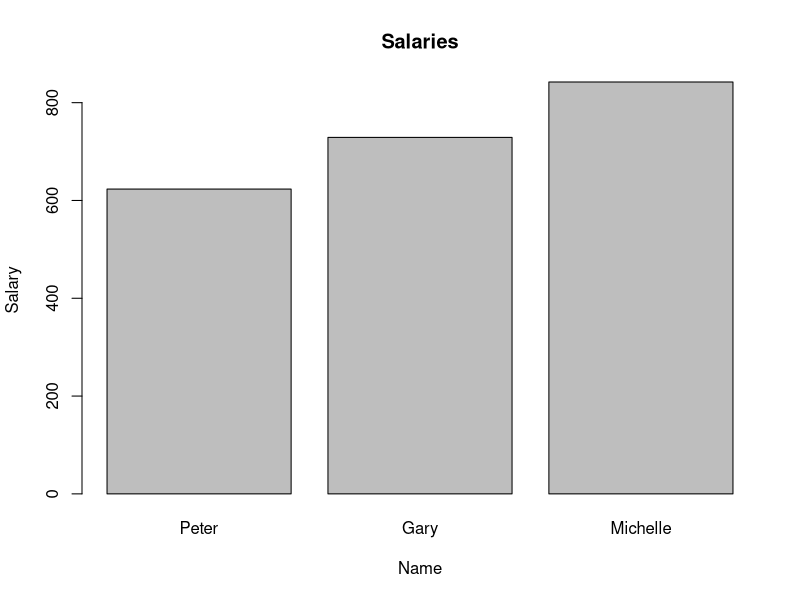
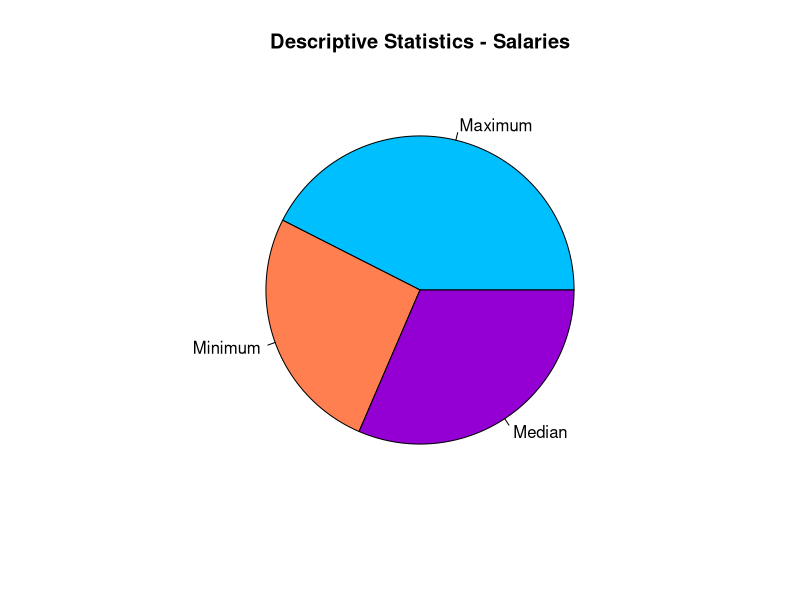

Here is the R script that generated these plots, in order:
# QUESTION 1: CREATING A MATRIX

# Create the first matrix
matrix1 <- matrix(c(7, 2, 9, 4, 12, 13), nrow = 2, ncol = 3)

# Create the second matrix
matrix2 <- matrix(c(1, 2, 3, 7, 8, 9, 12, 13, 14, 19, 20, 21), nrow = 3, ncol = 4)

# Matrix multiplication
matrix1%*%matrix2

# QUESTION 2: CREATING A DATAFRAME

# Create a dataframe
Data_Frame <- data.frame(
  id = c(1:5),
  name = c('Peter', 'Amy', 'Ryan', 'Gary', 'Michelle'),
  salary = c(623.30, 515.20, 611.00, 729.00, 842.25)
)

# Add department columns
DF_new <- cbind(Data_Frame, department = c('Accounting', 'Intern', 'HR', 'IT', 'Engineering'))

# Extract row 1,3,5 with column 2,3
DF_new2 <- Data_Frame[-c(2,4), -c(1,4)]

# PLOT ROW 1,4,5 AND LABEL WITH CORRESPONDING NAMES

# Set x-axis
x <- Data_Frame[-c(2,3), -c(1,3)]

# Set y-axis
y <- Data_Frame[-c(2,3), -c(1,2)]

# Plot barplot
barplot(y, names.arg = x, main="Salaries", xlab="Name", ylab="Salary")

# PLOT A PIE CHART

# Calculate max, min, median
max(Data_Frame$salary)
min(Data_Frame$salary)
median(Data_Frame$salary)

# Create a vector of labels
mylabel <- c("Maximum", "Minimum", "Median")

# Create a vector of colors
colors <- c("deepskyblue", "coral", "darkviolet")

# Create a vector of values using variables
x <- c(max(Data_Frame$salary), min(Data_Frame$salary), median(Data_Frame$salary))

# Display pie chart
pie(x, label = mylabel, main = "Descriptive Statistics - Salaries", col = colors)

# QUESTION 3

# for loop in R

# Set up a function
list_process <- function(x) {
  
  # Create empty list
  new_list <- list();
  
  # Add for loop to process each element of the list
  for (word in x) {
    
    # Step 1: lowercase each element of list
    word2 <- tolower(word)
    print(paste("Step 1:", word2))
    
    # Step 2: remove punctuation from each element of list
    word3 <- gsub("[[:punct:]]+","",word2)
    print(paste("Step 2:", word3))
  }
}

# Test for loop function
list_process(list("fiNals", "Exams!", "todAY", "Oh NO"))
list_process(list("WiLL", "i.", "finish?", "this", "ASSIGNMENT"))
list_process(list("YES!", "I WiLL.", "SURELY?", "Complete", "The", "Assignment"))

# if else in R

# Set up a function
list_process2 <- function(x) {
 
  # Use for loop to iterate through the list
  for (word in x) {
    # Set up if statement so that the list stops iterating at q or Q
    if (word == "q") {
      print("Thank you! That's all.")
      break
    }
    else if (word == 'Q') {
      print("Thank you! That's all.")
      break
    }
    else {
      print(word)
    }
  }
}

# Test if else statement
list_process2(list("q", "finals", "exams"))
list_process2(list("finals", "exams", "q"))
list_process2(list("finals", "Q", "exams"))